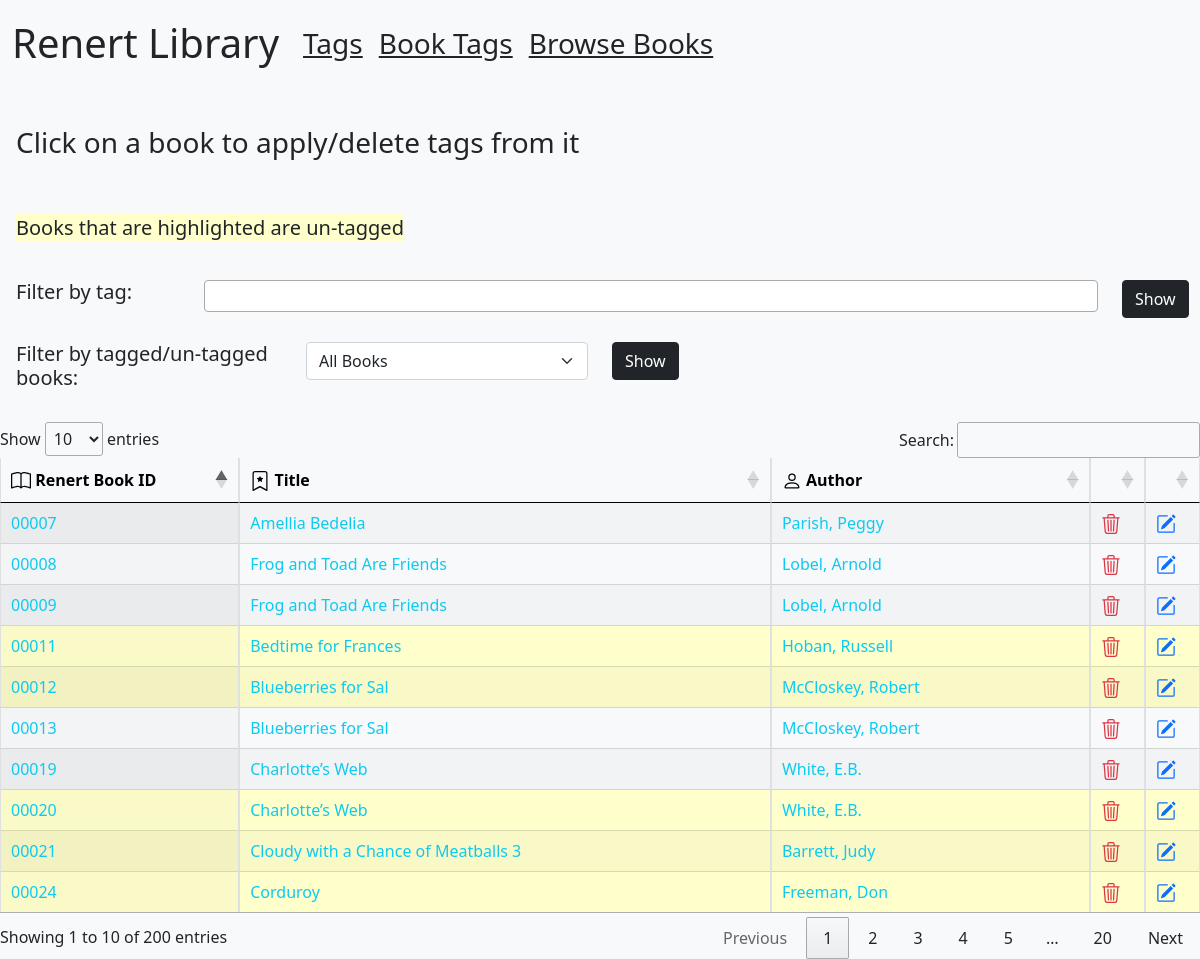
/book-tags, run on the app's committed database.
### tables this page shows
CREATE TABLE [library_books] (
   [id] INTEGER PRIMARY KEY,
   [renert_id] TEXT,
   [title] TEXT,
   [author] TEXT,
   [divisions] TEXT,
   [reading_program] TEXT,
   [notes] TEXT,
   [fp_reading_level] TEXT,
   [created_at] TEXT,
   [updated_at] TEXT
);

### app.py (the view)
@app.route("/book-tags", methods=["GET", "POST"])
def bookTags():
    bookTags200 = db.session.execute("select * from library_books limit 200")
    bookTags200 = [dict(x) for x in bookTags200]
    count =db.session.execute("select count(*) from library_books")
    count = [dict(x) for x in count]
    count = count[0]["count(*)"]
    tags = db.session.execute("select * from library_tags")
    tags = [dict(x) for x in tags]
    books_without_tags = []
    for i in bookTags200:
        book = db.session.execute("select * from library_books_tags where book_id = '" + str(i['id']) + "'")
        book = [dict(x) for x in book]
        if book == []:
            books_without_tags.append(i["id"])
    return render_template("booksTag.html", bookTags=bookTags200, bwt=books_without_tags, tags=tags)

### templates/booksTag.html (shortened to what this page needs)
{% extends 'layout.html'%}
{% import "bootstrap/wtf.html" as wtf %}
{%block content%}
<br>
<h3 class="m-3">Click on a book to apply/delete tags from it</h3>
<br>
<h5 class="m-3"> <span style="background-color: #ffffcc">Books that are highlighted are un-tagged</span></h5>
<br>
<div class="row">
    <div class="col-2"><h5 class="ms-3">Filter by tag:</h5></div>
    <div class="col-1"><button type="submit" onclick="return false;" class="btn btn-dark show">Show</button></div>
</div>
<br>
<div class="row">
    <div class="col-3"><h5 class="ms-3">Filter by tagged/un-tagged books:</h5></div>
    <div class="col-3">
        <select class="tagged-search form-select">
        <option value="0" selected>All Books</option>
        </select>
    </div>
    <div class="col-1"><button type="submit" onclick="return false;" class="btn btn-dark show-tagged">Show</button></div>
</div>
<br>
<table class="table table-hover table-light table-bordered display" id="bookList">
    <thead>
        <tr>
            <th scope="col"> Renert Book ID</th>
            <th scope="col"> Title</th>
            <th scope="col"> Author</th>
            <th></th>
            <th></th>
        </tr>
    </thead>
    <tbody class="table-group-divider border-top-dark">
        {% for a in bookTags %}
            {% if a.id in bwt%}
                <tr>
                    <td style="background-color: #ffffcc" class="id">
                        <a href="/book/{{a.renert_id}}" class="text-decoration-none text-info id"> {{a.renert_id}} </a>
                    </td>
                    <td style="background-color: #ffffcc">
                        <a href="/book/{{a.renert_id}}" class="text-decoration-none text-info">{{a.title}}</a>
                    </td>
                    <td style="background-color: #ffffcc">
                        <a href="/author/{{a.author}}" class="text-decoration-none text-info"> {{a.author}} </a>
                    </td>
                    <td class="" data-ren-id="{{a.renert_id}}" style="background-color: #ffffcc">
                    </td>
                    <td class="" data-edit-ren-id="{{a.renert_id}}" style="background-color: #ffffcc">
                    </td>
                </tr>
            {% else %}
            <tr>
                <td>
                    <a href="/book/{{a.renert_id}}" class="text-decoration-none text-info"> {{a.renert_id}} </a>
                </td>
                <td>
                    <a href="/book/{{a.renert_id}}" class="text-decoration-none text-info">{{a.title}}</a>
                </td>
                <td>
                    <a href="/author/{{a.author}}" class="text-decoration-none text-info"> {{a.author}} </a>
                </td>
                <td class="trash-book" data-ren-id="{{a.renert_id}}">
                </td>
                <td class="edit-book" data-edit-ren-id="{{a.renert_id}}">
                </td>
            </tr>
            {% endif %}
        {% endfor %}
    </tbody>
</table>
{%endblock%}

### static/tables.css (style rules this page uses)
body { overflow-x: hidden; }

### data on the page
library_books: renert_id "00007", title "Amellia Bedelia", author "Parish, Peggy"
library_books: renert_id "00008", title "Frog and Toad Are Friends", author "Lobel, Arnold"
library_books: renert_id "00009", title "Frog and Toad Are Friends", author "Lobel, Arnold"
library_books: renert_id "00011", title "Bedtime for Frances", author "Hoban, Russell"
library_books: renert_id "00012", title "Blueberries for Sal", author "McCloskey, Robert"
library_books: renert_id "00013", title "Blueberries for Sal", author "McCloskey, Robert"
library_books: renert_id "00019", title "Charlotte’s Web", author "White, E.B."
library_books: renert_id "00020", title "Charlotte’s Web", author "White, E.B."
library_books: renert_id "00021", title "Cloudy with a Chance of Meatballs 3", author "Barrett, Judy"
library_books: renert_id "00024", title "Corduroy", author "Freeman, Don"
